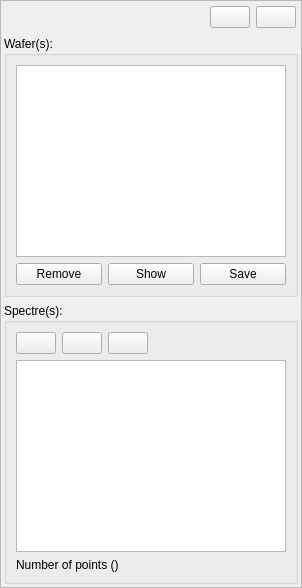
         <widget class="QFrame" name="sidebar">
          <property name="sizePolicy">
           <sizepolicy hsizetype="Fixed" vsizetype="Preferred">
            <horstretch>0</horstretch>
            <verstretch>0</verstretch>
           </sizepolicy>
          </property>
          <property name="frameShape">
           <enum>QFrame::StyledPanel</enum>
          </property>
          <property name="frameShadow">
           <enum>QFrame::Raised</enum>
          </property>
          <property name="lineWidth">
           <number>0</number>
          </property>
          <layout class="QVBoxLayout" name="verticalLayout_17">
           <property name="leftMargin">
            <number>3</number>
           </property>
           <property name="topMargin">
            <number>3</number>
           </property>
           <property name="rightMargin">
            <number>3</number>
           </property>
           <property name="bottomMargin">
            <number>3</number>
           </property>
           <item>
            <layout class="QHBoxLayout" name="horizontalLayout_24">
             <property name="leftMargin">
              <number>2</number>
             </property>
             <property name="topMargin">
              <number>2</number>
             </property>
             <property name="rightMargin">
              <number>2</number>
             </property>
             <property name="bottomMargin">
              <number>2</number>
             </property>
             <item>
              <widget class="QLabel" name="logo_">
               <property name="sizePolicy">
                <sizepolicy hsizetype="Maximum" vsizetype="Preferred">
                 <horstretch>0</horstretch>
                 <verstretch>0</verstretch>
                </sizepolicy>
               </property>
               <property name="text">
                <string/>
               </property>
               <property name="pixmap">
                <pixmap resource="resources_new.qrc">:/icon/logo.png</pixmap>
               </property>
              </widget>
             </item>
             <item>
              <spacer name="horizontalSpacer_9">
               <property name="orientation">
                <enum>Qt::Horizontal</enum>
               </property>
               <property name="sizeHint" stdset="0">
                <size>
                 <width>40</width>
                 <height>20</height>
                </size>
               </property>
              </spacer>
             </item>
             <item>
              <widget class="QPushButton" name="btn_open_wafers">
               <property name="sizePolicy">
                <sizepolicy hsizetype="Maximum" vsizetype="Fixed">
                 <horstretch>0</horstretch>
                 <verstretch>0</verstretch>
                </sizepolicy>
               </property>
               <property name="toolTip">
                <string>Open spectra</string>
               </property>
               <property name="text">
                <string/>
               </property>
               <property name="icon">
                <iconset resource="resources_new.qrc">
                 <normaloff>:/icon/iconpack/icons8-folder-96.png</normaloff>:/icon/iconpack/icons8-folder-96.png</iconset>
               </property>
               <property name="iconSize">
                <size>
                 <width>26</width>
                 <height>26</height>
                </size>
               </property>
              </widget>
             </item>
             <item>
              <widget class="QPushButton" name="btn_save_">
               <property name="sizePolicy">
                <sizepolicy hsizetype="Maximum" vsizetype="Fixed">
                 <horstretch>0</horstretch>
                 <verstretch>0</verstretch>
                </sizepolicy>
               </property>
               <property name="toolTip">
                <string>Save spectra</string>
               </property>
               <property name="text">
                <string/>
               </property>
               <property name="icon">
                <iconset resource="resources_new.qrc">
                 <normaloff>:/icon/iconpack/save-94.png</normaloff>:/icon/iconpack/save-94.png</iconset>
               </property>
               <property name="iconSize">
                <size>
                 <width>26</width>
                 <height>26</height>
                </size>
               </property>
              </widget>
             </item>
            </layout>
           </item>
           <item>
            <widget class="QGroupBox" name="groupBox">
             <property name="sizePolicy">
              <sizepolicy hsizetype="Fixed" vsizetype="Fixed">
               <horstretch>0</horstretch>
               <verstretch>20</verstretch>
              </sizepolicy>
             </property>
             <property name="minimumSize">
              <size>
               <width>290</width>
               <height>0</height>
              </size>
             </property>
             <property name="title">
              <string>Wafer(s):</string>
             </property>
             <layout class="QVBoxLayout" name="verticalLayout_2">
              <item>
               <widget class="QListWidget" name="wafers_listbox">
                <property name="sizePolicy">
                 <sizepolicy hsizetype="Fixed" vsizetype="Fixed">
                  <horstretch>0</horstretch>
                  <verstretch>0</verstretch>
                 </sizepolicy>
                </property>
                <property name="minimumSize">
                 <size>
                  <width>270</width>
                  <height>0</height>
                 </size>
                </property>
               </widget>
              </item>
              <item>
               <layout class="QHBoxLayout" name="horizontalLayout_29">
                <item>
                 <widget class="QPushButton" name="btn_remove_wafer">
                  <property name="text">
                   <string>Remove</string>
                  </property>
                  <property name="icon">
                   <iconset resource="resources_new.qrc">
                    <normaloff>:/icon/iconpack/icons8-remove-100.png</normaloff>:/icon/iconpack/icons8-remove-100.png</iconset>
                  </property>
                  <property name="iconSize">
                   <size>
                    <width>22</width>
                    <height>22</height>
                   </size>
                  </property>
                 </widget>
                </item>
                <item>
                 <widget class="QPushButton" name="pushButton_6">
                  <property name="text">
                   <string>Show</string>
                  </property>
                  <property name="icon">
                   <iconset resource="resources_new.qrc">
                    <normaloff>:/icon/iconpack/view.png</normaloff>:/icon/iconpack/view.png</iconset>
                  </property>
                  <property name="iconSize">
                   <size>
                    <width>22</width>
                    <height>22</height>
                   </size>
                  </property>
                 </widget>
                </item>
                <item>
                 <widget class="QPushButton" name="pushButton_3">
                  <property name="text">
                   <string>Save</string>
                  </property>
                  <property name="icon">
                   <iconset resource="resources_new.qrc">
                    <normaloff>:/icon/iconpack/icons8-save-all-48.png</normaloff>:/icon/iconpack/icons8-save-all-48.png</iconset>
                  </property>
                  <property name="iconSize">
                   <size>
                    <width>22</width>
                    <height>22</height>
                   </size>
                  </property>
                 </widget>
                </item>
               </layout>
              </item>
             </layout>
            </widget>
           </item>
           <item>
            <widget class="QGroupBox" name="groupBox_2">
             <property name="sizePolicy">
              <sizepolicy hsizetype="Fixed" vsizetype="Preferred">
               <horstretch>0</horstretch>
               <verstretch>0</verstretch>
              </sizepolicy>
             </property>
             <property name="minimumSize">
              <size>
               <width>290</width>
               <height>0</height>
              </size>
             </property>
             <property name="title">
              <string>Spectre(s):</string>
             </property>
             <layout class="QVBoxLayout" name="verticalLayout_10">
              <item>
               <layout class="QHBoxLayout" name="horizontalLayout_8">
                <item>
                 <widget class="QPushButton" name="btn_sel_all">
                  <property name="sizePolicy">
                   <sizepolicy hsizetype="Maximum" vsizetype="Fixed">
                    <horstretch>0</horstretch>
                    <verstretch>0</verstretch>
                   </sizepolicy>
                  </property>
                  <property name="toolTip">
                   <string>Select all spectre</string>
                  </property>
                  <property name="text">
                   <string/>
                  </property>
                  <property name="icon">
                   <iconset resource="resources_new.qrc">
                    <normaloff>:/icon/iconpack/select-all.png</normaloff>:/icon/iconpack/select-all.png</iconset>
                  </property>
                  <property name="iconSize">
                   <size>
                    <width>22</width>
                    <height>22</height>
                   </size>
                  </property>
                 </widget>
                </item>
                <item>
                 <widget class="QPushButton" name="btn_sel_vertical">
                  <property name="sizePolicy">
                   <sizepolicy hsizetype="Maximum" vsizetype="Fixed">
                    <horstretch>0</horstretch>
                    <verstretch>0</verstretch>
                   </sizepolicy>
                  </property>
                  <property name="toolTip">
                   <string>Select vertical</string>
                  </property>
                  <property name="text">
                   <string/>
                  </property>
                  <property name="icon">
                   <iconset resource="resources_new.qrc">
                    <normaloff>:/icon/iconpack/vertical-line.png</normaloff>:/icon/iconpack/vertical-line.png</iconset>
                  </property>
                  <property name="iconSize">
                   <size>
                    <width>22</width>
                    <height>22</height>
                   </size>
                  </property>
                 </widget>
                </item>
                <item>
                 <widget class="QPushButton" name="btn_sel_horizontal">
                  <property name="sizePolicy">
                   <sizepolicy hsizetype="Maximum" vsizetype="Fixed">
                    <horstretch>0</horstretch>
                    <verstretch>0</verstretch>
                   </sizepolicy>
                  </property>
                  <property name="toolTip">
                   <string>Select horizontal</string>
                  </property>
                  <property name="text">
                   <string/>
                  </property>
                  <property name="icon">
                   <iconset resource="resources_new.qrc">
                    <normaloff>:/icon/iconpack/horizontal-line.png</normaloff>:/icon/iconpack/horizontal-line.png</iconset>
                  </property>
                  <property name="iconSize">
                   <size>
                    <width>22</width>
                    <height>22</height>
                   </size>
                  </property>
                 </widget>
                </item>
                <item>
                 <spacer name="horizontalSpacer_6">
                  <property name="orientation">
                   <enum>Qt::Horizontal</enum>
                  </property>
                  <property name="sizeHint" stdset="0">
                   <size>
                    <width>40</width>
                    <height>20</height>
                   </size>
                  </property>
                 </spacer>
                </item>
               </layout>
              </item>
              <item>
               <widget class="QListWidget" name="spectra_listbox">
                <property name="sizePolicy">
                 <sizepolicy hsizetype="Fixed" vsizetype="Expanding">
                  <horstretch>0</horstretch>
                  <verstretch>0</verstretch>
                 </sizepolicy>
                </property>
                <property name="minimumSize">
                 <size>
                  <width>270</width>
                  <height>0</height>
                 </size>
                </property>
                <property name="dragEnabled">
                 <bool>false</bool>
                </property>
                <property name="selectionMode">
                 <enum>QAbstractItemView::ExtendedSelection</enum>
                </property>
               </widget>
              </item>
              <item>
               <widget class="QLabel" name="label_33">
                <property name="text">
                 <string>Number of points ()</string>
                </property>
               </widget>
              </item>
             </layout>
            </widget>
           </item>
          </layout>
         </widget>
